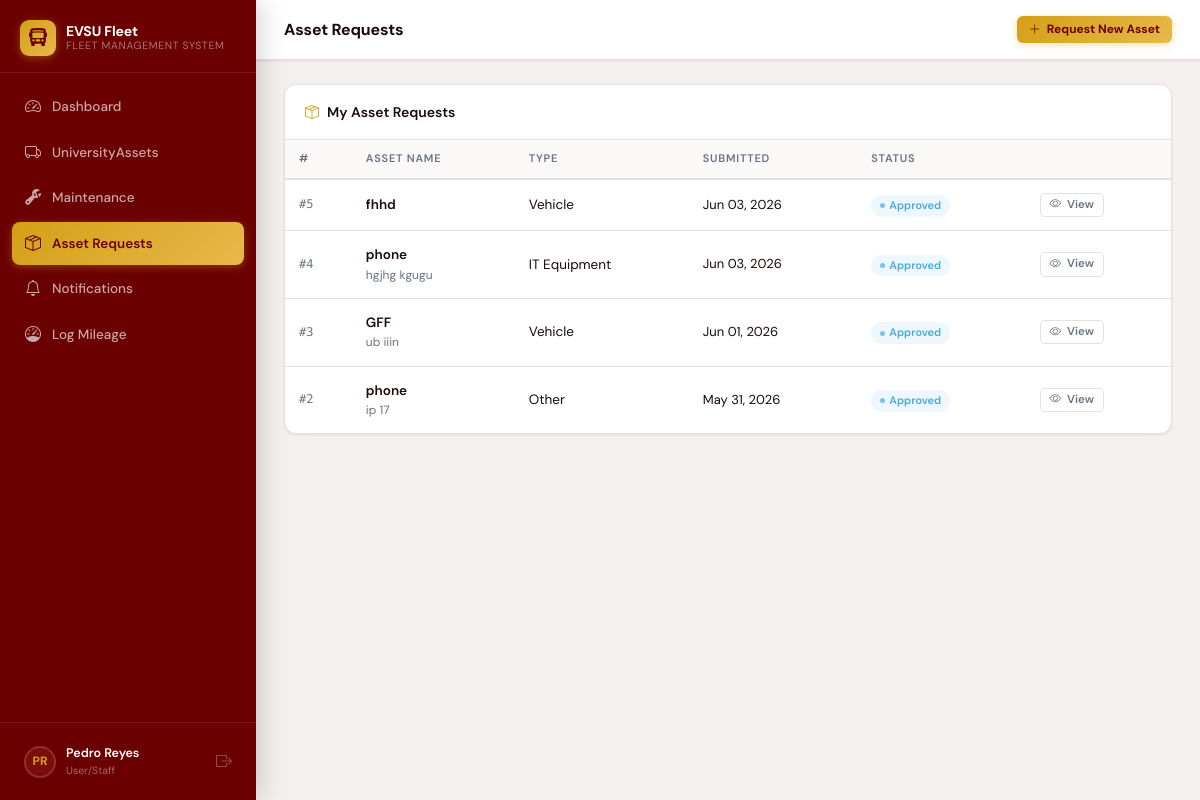
The app's page /asset-requests/ (signed in), older data.
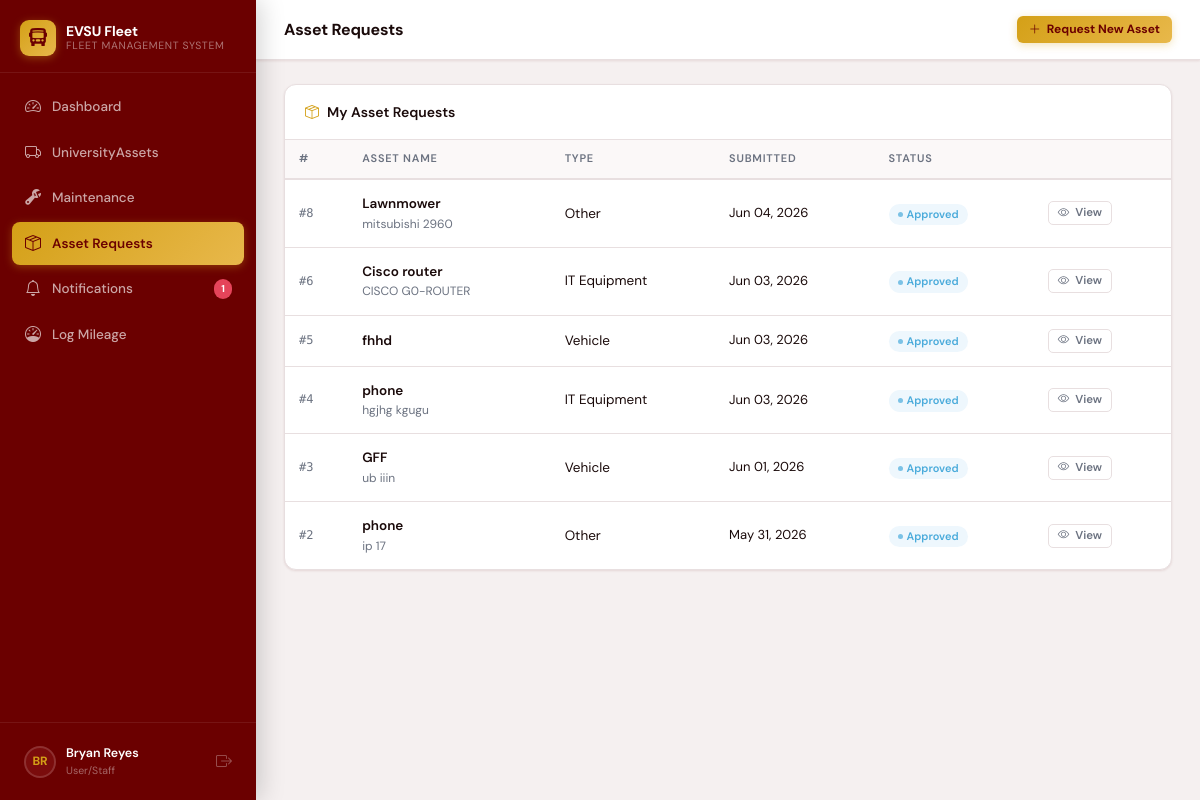
The same page, newer data.
### accounts/models.py (models this page shows, shortened)
class User(AbstractUser):
    STAFF       = 'staff'
    AUDITOR     = 'auditor'
    MANAGER     = 'manager'
    MAINTENANCE = 'maintenance'
    ROLE_CHOICES = [
        (STAFF,       'User/Staff'),
        (AUDITOR,     'Auditor '),
        (MANAGER,     'Manager'),
        (MAINTENANCE, 'Maintenance Technician'),
    ]
    role = models.CharField(max_length=20, choices=ROLE_CHOICES, default=STAFF)
    profile_picture = models.ImageField(
        upload_to='profile_pictures/',
        null=True, blank=True,
        help_text='Profile photo'
    )
    department = models.CharField(
        max_length=20,
        choices=DEPARTMENT_CHOICES,
        blank=True,
        help_text='Department this user belongs to (required for Staff role)',
    )
    phone = models.CharField(max_length=30, blank=True)
    license_number = models.CharField(max_length=50, blank=True, help_text='Driver license #')
    class Meta:
        verbose_name = 'User'
        ordering = ['last_name', 'first_name']
    @property
    def is_manager(self):
        return self.role == self.MANAGER
    @property
    def is_auditor(self):
        return self.role == self.AUDITOR
    @property
    def is_staff_role(self):
        return self.role == self.STAFF
    @property
    def is_maintenance(self):
        return self.role == self.MAINTENANCE

### assets/models.py (models this page shows, shortened)
class AssetRequest(models.Model):
    requested_by   = models.ForeignKey(
        settings.AUTH_USER_MODEL, on_delete=models.SET_NULL, null=True,
        related_name='asset_requests'
    )
    reviewed_by    = models.ForeignKey(
        settings.AUTH_USER_MODEL, on_delete=models.SET_NULL, null=True, blank=True,
        related_name='reviewed_asset_requests'
    )
    asset_type     = models.CharField(max_length=20, choices=AssetType.choices, default=AssetType.VEHICLE)
    name           = models.CharField(max_length=200, help_text='Requested asset name / description')
    make           = models.CharField(max_length=100, blank=True)
    model_name     = models.CharField('Model', max_length=100, blank=True)
    justification  = models.TextField(help_text='Why is this asset needed?')
    estimated_cost = models.DecimalField(max_digits=12, decimal_places=2, null=True, blank=True)
    status         = models.CharField(max_length=20, choices=AssetRequestStatus.choices,
                                      default=AssetRequestStatus.PENDING, db_index=True)
    manager_notes  = models.TextField(blank=True)
    created_at     = models.DateTimeField(auto_now_add=True)
    updated_at     = models.DateTimeField(auto_now=True)
    class Meta:
        ordering = ['-created_at']

### assets/views.py (the view, shortened to what this page needs)
# urls.py: path('asset-requests/',               views.asset_request_list,          name='asset_request_list'),
@login_required
def asset_request_list(request):
    qs = AssetRequest.objects.select_related('requested_by', 'reviewed_by').filter(requested_by=request.user)
    return render(request, 'assets/asset_request_list.html', {'requests': qs})

### assets/context_processors.py (called while the page is built)
def pending_asset_requests(request):
    if request.user.is_authenticated and hasattr(request.user, 'is_manager') and request.user.is_manager:
        return {'pending_nav_count': AssetRequest.objects.filter(status=AssetRequestStatus.PENDING).count()}
    return {'pending_nav_count': 0}

def maintenance_unread_notifications(request):
    if request.user.is_authenticated:
        count = MaintenanceNotification.objects.filter(recipient=request.user, is_read=False).count()
        return {'maintenance_notif_count': count}
    return {'maintenance_notif_count': 0}

def asset_request_unread_notifications(request):
    if request.user.is_authenticated and hasattr(request.user, 'is_staff_role') and request.user.is_staff_role:
        count = AssetRequestNotification.objects.filter(recipient=request.user, is_read=False).count()
        return {'asset_request_notif_count': count}
    return {'asset_request_notif_count': 0}

### templates/assets/asset_request_list.html (shortened to what the changed rows need)
{% extends "base.html" %}
{% block page_title %}Asset Requests{% endblock %}
{% block content %}
{% if user.is_manager or user.is_auditor %}
<div style="display:flex;align-items:center;gap:12px;margin-bottom:18px;flex-wrap:wrap">
  <a href="{% url 'asset_request_list' %}" class="filter-tab {% if not status_filter %}active{% endif %}">
    All <span class="filter-count">{{ counts.all }}</span>
  </a>
  <a href="?status=pending" class="filter-tab {% if status_filter == 'pending' %}active{% endif %}">
    Pending <span class="filter-count pending">{{ counts.pending }}</span>
  </a>
  <a href="?status=approved" class="filter-tab {% if status_filter == 'approved' %}active{% endif %}">
    Approved <span class="filter-count approved">{{ counts.approved }}</span>
  </a>
  <a href="?status=rejected" class="filter-tab {% if status_filter == 'rejected' %}active{% endif %}">
    Rejected <span class="filter-count rejected">{{ counts.rejected }}</span>
  </a>
</div>
<style>
.filter-tab {
  display:inline-flex;align-items:center;gap:7px;
  padding:7px 16px;border-radius:8px;font-size:13px;font-weight:500;
  color:var(--text-muted);border:1.5px solid var(--border);background:var(--surface);
  transition:all .15s;cursor:pointer;
}
.filter-tab:hover { border-color:var(--maroon);color:var(--maroon); }
.filter-tab.active { background:var(--maroon);color:#fff;border-color:var(--maroon); }
.filter-count {
  font-size:11px;font-weight:700;padding:1px 7px;border-radius:999px;
  background:rgba(0,0,0,.08);color:inherit;
}
.filter-count.pending  { background:rgba(212,160,23,.18);color:#b8860b; }
.filter-count.approved { background:rgba(39,174,114,.15);color:#1a7a4a; }
.filter-count.rejected { background:rgba(231,76,60,.12);color:#c0392b; }
.filter-tab.active .filter-count { background:rgba(255,255,255,.2);color:#fff; }
</style>
<div class="card">
  <div class="card-header">
    <div class="card-header-icon">
      <i class="bi bi-box-seam" style="color:var(--gold)"></i>
      All Asset Requests
      {% if counts.pending %}<span style="margin-left:8px;background:var(--rose);color:#fff;font-size:11px;font-weight:700;padding:2px 8px;border-radius:999px">{{ counts.pending }} pending</span>{% endif %}
    </div>
  </div>
  <table class="data-table">
    <thead>
      <tr>
        <th>#</th>
        <th>Asset Name</th>
        <th>Type</th>
        <th>Requested By</th>
        <th>Est. Cost</th>
        <th>Submitted</th>
        <th>Status</th>
        <th></th>
      </tr>
    </thead>
    <tbody>
      {% for r in requests %}
      {% if r.status == 'pending' %}<tr style="background:rgba(212,160,23,.03)">{% else %}<tr>{% endif %}
        <td class="mono" style="font-size:12px;color:var(--text-muted)">#{{ r.pk }}</td>
        <td>
          <div class="fw-600" style="font-size:13.5px">{{ r.name }}</div>
          {% if r.make %}<div class="text-muted" style="font-size:12px">{{ r.make }} {{ r.model_name }}</div>{% endif %}
        </td>
        <td style="font-size:13px">{{ r.get_asset_type_display }}</td>
        <td>
          <div style="font-size:13px;font-weight:500">{{ r.requested_by.get_full_name|default:r.requested_by }}</div>
          {% if r.requested_by.department %}<div style="font-size:11.5px;color:var(--text-muted)">{{ r.requested_by.department }}</div>{% endif %}
        </td>
        <td style="font-size:13px;font-family:var(--font-mono,monospace)">
          {% if r.estimated_cost %}₱{{ r.estimated_cost|floatformat:2 }}{% else %}<span style="color:var(--text-muted)">—</span>{% endif %}
        </td>
        <td style="font-size:13px;color:var(--text-muted)">{{ r.created_at|date:"M d, Y" }}</td>
        <td>
          <span class="badge badge-{{ r.status }}">{{ r.get_status_display }}</span>
        </td>
        <td style="white-space:nowrap">
          {% if user.is_manager and r.status == 'pending' %}
          <a href="{% url 'asset_request_review' r.pk %}" class="btn btn-gold btn-xs">
            <i class="bi bi-clipboard-check"></i> Review
          </a>
          {% else %}
          <a href="{% url 'asset_request_review' r.pk %}" class="btn btn-outline btn-xs">
            <i class="bi bi-eye"></i> View
          </a>
          {% endif %}
        </td>
      </tr>
      {% empty %}
      <tr>
        <td colspan="8">
          <div class="empty-state">
            <i class="bi bi-box-seam"></i>
            <p>No asset requests{% if status_filter %} with status "{{ status_filter }}"{% endif %}.</p>
          </div>
        </td>
      </tr>
      {% endfor %}
    </tbody>
  </table>
</div>
{% else %}
<div class="card">
  <table class="data-table">
    <thead>
      <tr>
        <th>#</th>
        <th>Asset Name</th>
        <th>Type</th>
        <th>Submitted</th>
        <th>Status</th>
        <th></th>
      </tr>
    </thead>
    <tbody>
      {% for r in requests %}
      <tr>
        <td class="mono" style="font-size:12px;color:var(--text-muted)">#{{ r.pk }}</td>
        <td>
          <div class="fw-600" style="font-size:13.5px">{{ r.name }}</div>
          {% if r.make %}<div class="text-muted" style="font-size:12px">{{ r.make }} {{ r.model_name }}</div>{% endif %}
        </td>
        <td>{{ r.get_asset_type_display }}</td>
        <td style="font-size:13px">{{ r.created_at|date:"M d, Y" }}</td>
        <td>
          <span class="badge badge-{{ r.status }}">{{ r.get_status_display }}</span>
        </td>
        <td style="white-space:nowrap">
          <a href="{% url 'asset_request_review' r.pk %}" class="btn btn-outline btn-xs"><i class="bi bi-eye"></i> View</a>
        </td>
      </tr>
      {% endfor %}
    </tbody>
  </table>
</div>
{% endif %}
{% endblock %}

### templates/base.html (shortened to what this page needs)
<!DOCTYPE html>
<html lang="en">
<head>
  <link href="https://cdn.jsdelivr.net/npm/bootstrap-icons@1.11.3/font/bootstrap-icons.min.css" rel="stylesheet">
</head>
<body>
{% block body %}
<aside class="sidebar">
  <div class="sidebar-brand">
    <div class="brand-icon"><i class="bi bi-bus-front-fill"></i></div>
    <div class="brand-text">
      <div class="brand-name">EVSU Fleet</div>
      <div class="brand-sub">Fleet Management System</div>
    </div>
  </div>
  <nav class="sidebar-nav">
    {% if user.is_maintenance %}
    <a class="nav-link {% block nav_portal %}{% endblock %}" href="{% url 'maintenance_portal' %}">
      <i class="bi bi-house-gear"></i> My Portal
    </a>
    <a class="nav-link {% block nav_notifs %}{% endblock %}" href="{% url 'maintenance_notifications' %}">
      <i class="bi bi-bell"></i> Notifications
      {% if maintenance_notif_count %}
      <span class="nav-badge">{{ maintenance_notif_count }}</span>
      {% endif %}
    </a>
    <hr class="sidebar-divider">
    <a class="nav-link {% block nav_maintenance_tech %}{% endblock %}" href="{% url 'maintenance_list' %}">
      <i class="bi bi-wrench-adjustable"></i> All Work Orders
    </a>
    <a class="nav-link {% block nav_assets_tech %}{% endblock %}" href="{% url 'asset_list' %}">
      <i class="bi bi-truck"></i> Fleet Assets
    </a>
    {% else %}
    <a class="nav-link {% block nav_dashboard %}{% endblock %}" href="{% url 'dashboard' %}">
      <i class="bi bi-speedometer2"></i> Dashboard
    </a>
    <a class="nav-link {% block nav_assets %}{% endblock %}" href="{% url 'asset_list' %}">
      <i class="bi bi-truck"></i> UniversityAssets
    </a>
    <a class="nav-link {% block nav_maintenance %}{% endblock %}" href="{% url 'maintenance_list' %}">
      <i class="bi bi-wrench-adjustable"></i> Maintenance
    </a>
    <a class="nav-link {% block nav_asset_requests %}{% endblock %}" href="{% url 'asset_request_list' %}">
      <i class="bi bi-box-seam"></i> Asset Requests
    </a>
    <a class="nav-link {% block nav_notifs_std %}{% endblock %}" href="{% url 'maintenance_notifications' %}">
      <i class="bi bi-bell"></i> Notifications
      {% if maintenance_notif_count %}
      <span class="nav-badge">{{ maintenance_notif_count }}</span>
      {% endif %}
    </a>
    {% if not user.is_auditor and not user.is_manager %}
    <a class="nav-link {% block nav_mileage %}{% endblock %}" href="{% url 'mileage_log' %}">
      <i class="bi bi-speedometer"></i> Log Mileage
    </a>
    {% endif %}
    {% endif %}
  </nav>
  <div class="sidebar-footer">
    <div class="sidebar-user">
      <a href="{% url 'profile' %}" title="Edit profile" style="display:flex;align-items:center;gap:10px;flex:1;min-width:0;text-decoration:none;">
        <div class="user-avatar">{{ user.first_name|first|upper }}{{ user.last_name|first|upper }}</div>
        <div class="user-info">
          <div class="user-name">{{ user.get_full_name|default:user.username }}</div>
          <div class="user-role">{{ user.get_role_display }}</div>
        </div>
      </a>
      <a href="{% url 'logout' %}" title="Logout" style="color:rgba(255,255,255,.3);font-size:16px;margin-left:4px;flex-shrink:0;"
         onclick="return confirmLogout(event)">
        <i class="bi bi-box-arrow-right"></i>
      </a>
    </div>
  </div>
</aside>
<div class="main-wrap">
  <header class="topbar">
    <div class="topbar-left">
      <h1 class="page-title">{% block page_title %}{% endblock %}</h1>
    </div>
    <div class="topbar-right">
      {% block topbar_actions %}{% endblock %}
    </div>
  </header>
  <main class="content-area">
    {% block content %}{% endblock %}
  </main>
</div>
{% endblock %}
</body>
</html>

Row changes from the older to the newer data that the page shows:
changed User "User/Staff": first_name|first "P" → "B"; get_full_name "Pedro Reyes" → "Bryan Reyes"
added AssetRequest: pk "8", name "Lawnmower", make "mitsubishi", model_name "2960", asset_type "Other", created_at "Jun 04, 2026", status "Approved"
added AssetRequest: pk "6", name "Cisco router", make "CISCO", model_name "G0-ROUTER", asset_type "IT Equipment", created_at "Jun 03, 2026", status "Approved"
Text that changed along with them:
{{ maintenance_notif_count }}: (not shown) → "1"
